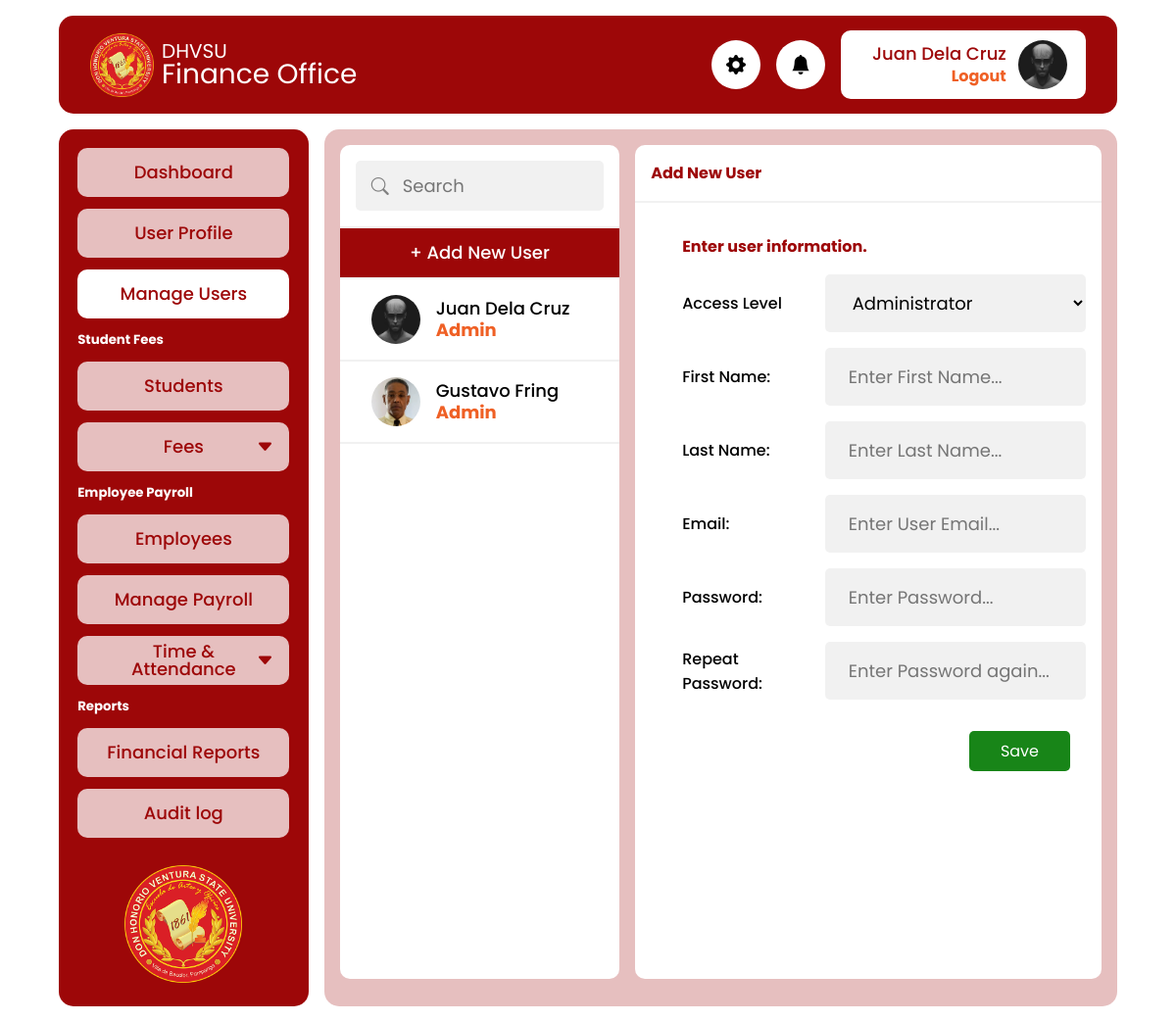
/admin/manage_users.php (signed in), run on the app's committed database.
### tables this page shows
CREATE TABLE `tbl_finance_users` (
  `id` int(255) NOT NULL,
  `first_name` varchar(150) NOT NULL,
  `last_name` varchar(150) NOT NULL,
  `email` varchar(150) NOT NULL,
  `password` varchar(255) NOT NULL,
  `profile_photo` varchar(255) NOT NULL,
  `access_lvl` tinyint(1) NOT NULL,
  `date_created` datetime NOT NULL DEFAULT current_timestamp()
);

### app/util_func.php (called while the page is built, shortened)
<?php
function fetchAll(string $table, $pdo)
{
  $sql = "SELECT * FROM $table";
  $stmt = $pdo->query($sql);
  return ($stmt->rowCount() > 0) ? $stmt->fetchAll() : null;
}

### admin/manage_users.php (the view, shortened to what this page needs)
<?php
require_once  './includes/header.php';
$users = fetchAll("tbl_finance_users", $pdo);
$getID = 0;
$access_role = array("Admin", "User",);
?>
<main>
  <div class="user-list">
    <div class="card">
      <div class="card-header">
        <div class="input-with-icon">
          <input type="text" class="input-control search" placeholder="Search" id="program-search">
        </div>
      </div>
      <div class="">
        <ul class="card-list" id="program-list">
          <li>
            <a href="manage_users.php" class="<?php echo (!isset($_GET["id"])) ?  'active' : '' ?>">+ Add New User</a>
          </li>
          <?php
          foreach ($users as $user) {
          ?>
            <li><a href='<?= "./manage_users.php?id=" . $user['id'] ?>' class="<?php echo ($getID == $user['id']) ?  'active' : '' ?> user-list-item">
                <img srcset="<?= $user["profile_photo"] ?>" src="../assets/profile-placeholder.jpg" alt="" class="display-photo">
                <div class="user-account">
                  <p class="username"><?= $user['first_name'] . " " . $user['last_name']; ?></p>
                  <p class="logout"><?= $access_role[$user["access_lvl"]] ?></p>
                </div>
              </a></li>
          <?php
          }
          ?>
        </ul>
      </div>
    </div>
    <?php if (isset($_GET["id"])) { ?>
      <div class="card">
        <div class="card-header">
          <h4>User Information</h4>
        </div>
        <div class="card-body">
          <div class="profile-photo-container" style="margin-bottom: 2rem;">
            <picture class="profile-picture">
              <img srcset="<?= $getUser["profile_photo"] ?>" src="../assets/profile-placeholder.jpg" alt="" class="">
            </picture>
          </div>
          <form action="../app/user_admin_update.php" method="post">
            <input type="number" value="<?= $getID ?>" name="user_id" hidden>
            <div class="input-list" id="input-list">
              <div class="fee">
                <label for="">Access Level</label>
                <select disabled name="access_lvl" class="input-control gray">
                  <option <?php echo ($getUser['access_lvl'] == 0) ?  'selected' : '' ?> value="0">Administrator</option>
                  <option <?php echo ($getUser['access_lvl'] == 1) ?  'selected' : '' ?> value="1">User</option>
                </select>
              </div>
              <div class="fee">
                <label for="first_name">First Name:</label>
                <input disabled required type="text" value="<?= $getUser['first_name'] ?>" class="input-control gray" name="first_name">
              </div>
              <div class="fee">
                <label for="last_name">Last Name:</label>
                <input disabled required type="text" value="<?= $getUser['last_name'] ?>" class="input-control gray" name="last_name">
              </div>
              <div class="fee">
                <label for="email">Email:</label>
                <input disabled required type="email" value="<?= $getUser['email'] ?>" class="input-control gray" name="email">
              </div>
            </div>
            <div class="edit-btn-group">
              <button type="button" class="btn-outline gray" id="cancel-btn">Cancel</button>
              <button type="submit" class="btn positive" id="save-btn">Save Changes</button>
              <button type="button" class="btn" id="edit-btn">Edit</button>
              <button type="button" class="btn" data-custom-open="modal-1">Delete User</button>
            </div>
          </form>
        </div>
      </div>
    <?php } else { ?>
      <div class="card">
        <div class="card-header">
          <h4>Add New User</h4>
        </div>
        <div class="card-body">
          <div class="program-label">
            <p>Enter user information.</p>
          </div>
          <form action="../app/user_add.php" method="post">
            <div class="input-list" id="input-list">
              <div class="fee">
                <label for="">Access Level</label>
                <select name="access_lvl" class="input-control gray">
                  <option value="0">Administrator</option>
                </select>
              </div>
              <div class="fee">
                <label for="first_name">First Name:</label>
                <input required type="text" placeholder="Enter First Name..." class="input-control gray" name="first_name">
              </div>
              <div class="fee">
                <label for="last_name">Last Name:</label>
                <input required type="text" placeholder="Enter Last Name..." class="input-control gray" name="last_name">
              </div>
              <div class="fee">
                <label for="email">Email:</label>
                <input required type="email" placeholder="Enter User Email..." class="input-control gray" name="email">
              </div>
              <div class="fee">
                <label for="password">Password:</label>
                <input required type="password" placeholder="Enter Password..." class="input-control gray" name="password">
              </div>
              <div class="fee">
                <label for="repeat_password">Repeat Password:</label>
                <input required type="password" placeholder="Enter Password again..." class="input-control gray" name="repeat_password">
              </div>
            </div>
            <div class="edit-btn-group">
              <button type="submit" class="btn positive">Save</button>
            </div>
          </form>
        </div>
      </div>
    <?php } ?>
  </div>
</main>
<?php
require_once  './includes/footer.php'
?>

### css/style.css (style rules this page uses)
:root { --primary: #9d0708; --secondary: #e6bfbf; --accent: #ef6025; --background: #ffffff; --light: rgb(241, 241, 241); --positive: rgb(24, 133, 24); --fontSizeNormal: 18px; }
*, *::before, *::after { font-family: Poppins, Arial, sans-serif; margin: 0; padding: 0; box-sizing: border-box; }
button { all: unset; cursor: pointer; }
input { font: inherit; color: inherit; border: none; -webkit-appearance: none; -ms-appearance: none; -moz-appearance: none; appearance: none; outline: none; }
select { border: none; }
a { color: black; text-decoration: none; }
body { display: flex; flex-direction: column; align-items: center; background-color: var(--background); }
.display-photo { height: 50px; width: 50px; object-fit: cover; border-radius: 50%; }
.user-account .username { color: var(--primary); font-weight: 500; font-size: var(--fontSizeNormal); }
.user-account .logout { font-weight: 700; color: var(--accent); margin: 0; }
ul { list-style: none; }
main { background-color: var(--secondary); border-radius: 15px; height: auto; width: 100%; margin-bottom: 1rem; padding: 1rem; }
.input-control { font-size: var(--fontSizeNormal); width: 100%; color: black; border-radius: 5px; padding: 1rem 1.5rem; background-color: white; margin-bottom: 1rem; }
.program-fees, .user-list { display: grid; grid-template-columns: 3fr 5fr; gap: 1rem; }
.card { background-color: var(--background); border-radius: 10px; height: 100%; overflow: hidden; margin-bottom: 1rem; }
.card-header { padding: 1rem; border-bottom: 2px solid var(--light); }
.card-header h4 { color: var(--primary); }
.card-body { height: 100%; padding: 1rem; }
.input-with-icon { position: relative; }
.input-control.search { background-color: var(--light); font-size: var(--fontSizeNormal); padding: 0.75rem 1rem; margin: 0; }
.input-with-icon .input-control.search { padding-left: 3rem; }
.card-list { height: 750px; overflow-y: scroll; -ms-overflow-style: none; scrollbar-width: none; }
.card-list li a { display: block; font-size: var(--fontSizeNormal); font-weight: 300; line-height: 1; text-align: center; padding: 1rem; }
.card-list li a.user-list-item { padding-left: 2rem; display: flex; text-align: left; gap: 1rem; justify-content: center; }
.card-list li a.user-list-item .user-account { flex: 1; line-height: 1.2; display: flex; flex-direction: column; justify-content: center; }
.card-list li a.user-list-item .user-account .username { color: inherit; }
.card-list li .active { background-color: var(--primary); color: white; font-weight: 500; }
.card-list li { border-bottom: 2px solid var(--light); }
.program-label { padding: 1rem 2rem; }
.program-label p { color: var(--primary); font-size: 16px; font-weight: 700; }
.input-list { width: 100%; max-width: 1000px; }
.fee { display: grid; grid-template-columns: 2fr 3fr; margin-bottom: 1rem; align-items: center; }
.fee label { font-size: 16px; margin: auto 2rem; font-weight: 500; }
.fee .input-control { margin-bottom: 0; }
.input-control.gray { background-color: var(--light); }
.edit-btn-group { display: flex; justify-content: end; margin: 2rem 1rem; gap: 1rem; }
.btn, .btn-outline { font-size: 16px; padding: 0.5rem 2rem; border-radius: 5px; }
.btn { background-color: var(--primary); color: white; }
.btn.positive { background-color: var(--positive); }
select.input-control { cursor: pointer; }

### data on the page
tbl_finance_users: profile_photo (picture), first_name "Juan", last_name "Dela Cruz", access_lvl "Admin"
tbl_finance_users: profile_photo (picture), first_name "Gustavo", last_name "Fring", access_lvl "Admin"

### other printed values
$_SESSION["user"]["first_name"] "Juan"
$_SESSION["user"]["last_name"] "Dela Cruz"
